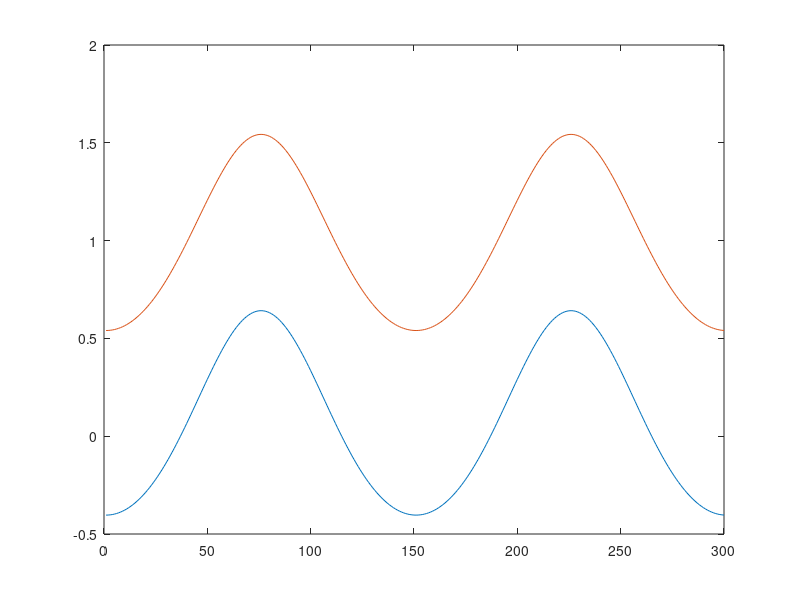
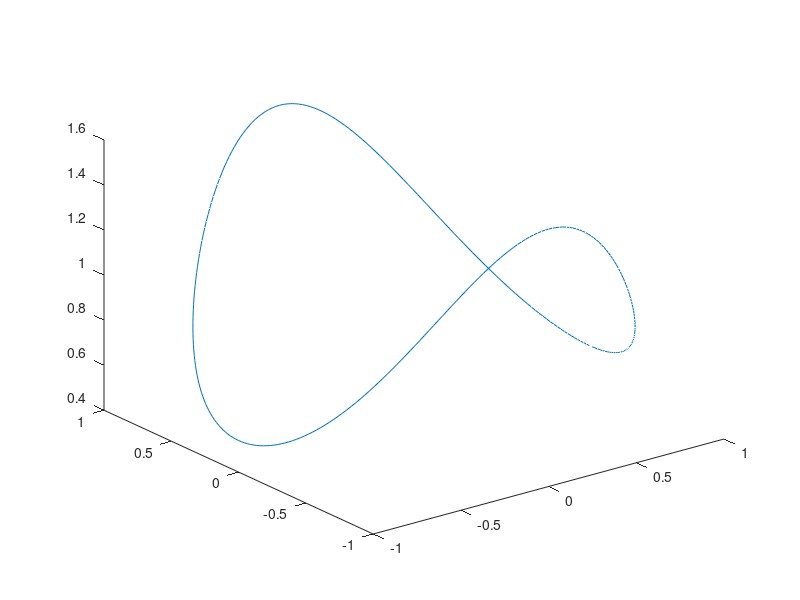
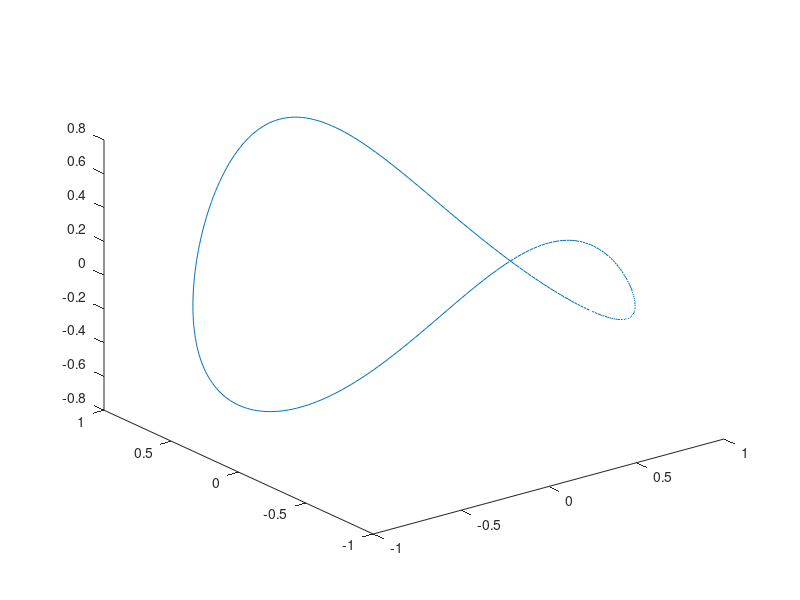

These figures' MATLAB source, in order:
N = 300;
gamma = @(t) [cos(t); sin(t)]; %parametrization
gammadot = @(t) [-sin(t); cos(t)];
gammadotdot = @(t) [-cos(t); -sin(t)];

%1 Discretization
ts = linspace(0,2.*pi-2.*pi/N,N);

%2 construct D
D = zeros(N,N);
for i=1:N
   for j=1:N
       a = gammadotdot(ts(j));
       b = gammadot(ts(j));
       b = [-b(2) b(1)];
       vy = -dot(a,b)./dot(b,b).*b;
       if i==j
           D(i,i) = (vy*gamma(ts(i)))./(2.*N.*norm(gammadot(ts)));
       end
       if i~=j
           D(i,j) = vy*((gamma(ts(j))-gamma(ts(i)))./(norm(gamma(ts(i))-gamma(ts(j))).^2)).*norm(gammadot(ts))./N;
       end
   end
end

%3 construct f
f = cos(cos(ts)).*cosh(sin(ts));

%4 solve for phi
phi = (eye(N)+2.*D)\f';

%5 plot results
figure
plot(phi')
hold on;
plot(f)

xs = gamma(ts);
figure
plot3(xs(1,:),xs(2,:),f)
figure
plot3(xs(1,:),xs(2,:),phi')